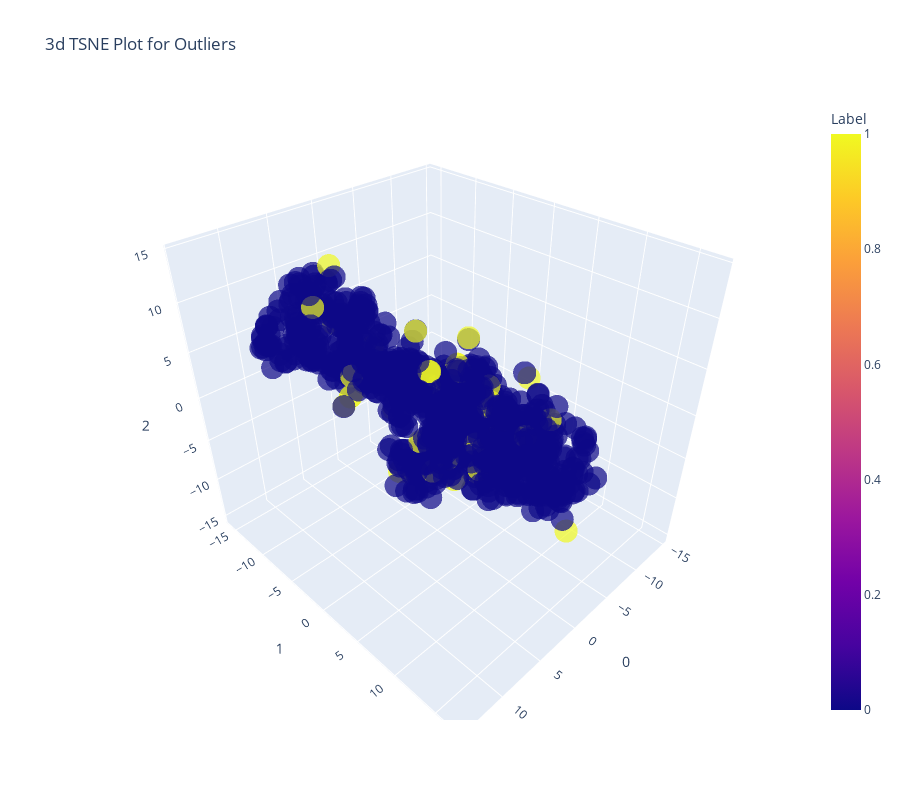

The code cell stored with this chart in its notebook:
### Markdown cell above
### Isolation Forest

### Code cell
# instantiating isolation forest model
iforest = create_model("iforest")

# plotting the data using iforest
plot_model(iforest)

### Figure 1 — Plotly figure (JSON) as saved in the notebook; plotly's stock layout.template omitted (floating-point values rounded to 4 significant figures; data arrays with more than 128 entries replaced by an {"elided": "..."} marker saying what was removed)
{"data": [{"customdata": {"elided": "1000x1 float values"}, "hoverlabel": {"namelength": 0}, "hovertemplate": "0=%{x}<br>1=%{y}<br>2=%{z}<br>Feature=%{customdata[0]}<br>Label=%{marker.color}", "legendgroup": "", "marker": {"color": {"elided": "1000 int values"}, "coloraxis": "coloraxis", "opacity": 0.7, "symbol": "circle"}, "mode": "markers", "name": "", "scene": "scene", "showlegend": false, "type": "scatter3d", "x": {"elided": "1000 float values"}, "y": {"elided": "1000 float values"}, "z": {"elided": "1000 float values"}}], "layout": {"coloraxis": {"colorbar": {"title": {"text": "Label"}}, "colorscale": [[0, "#0d0887"], [0.1111, "#46039f"], [0.2222, "#7201a8"], [0.3333, "#9c179e"], [0.4444, "#bd3786"], [0.5556, "#d8576b"], [0.6667, "#ed7953"], [0.7778, "#fb9f3a"], [0.8889, "#fdca26"], [1, "#f0f921"]]}, "height": 800, "legend": {"tracegroupgap": 0}, "scene": {"domain": {"x": [0, 1], "y": [0, 1]}, "xaxis": {"title": {"text": "0"}}, "yaxis": {"title": {"text": "1"}}, "zaxis": {"title": {"text": "2"}}}, "title": {"text": "3d TSNE Plot for Outliers"}, "width": 900}}
